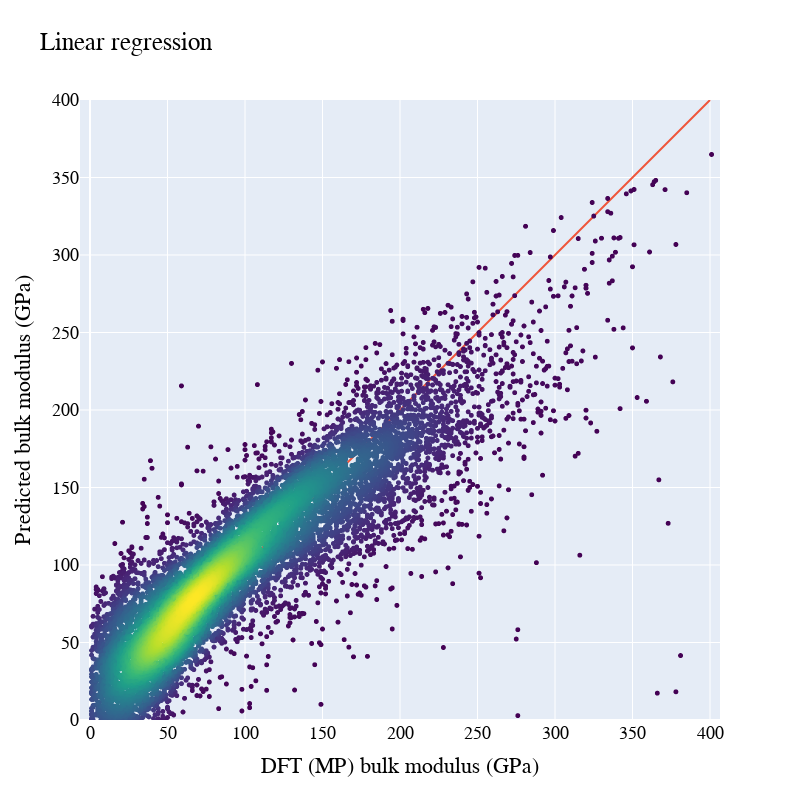

Notebook code cell kept with this figure:
### Markdown cell above
## 2.4 Scatter density plot the results with Plotly and kernel density estimate¶

### Code cell
import plotly.graph_objects as PlotlyFig
from scipy import stats

# a line to represent a perfect model with 1:1 prediction
xy_params = {'x_col': [0, 400],
             'y_col': [0, 400],
             'color': 'black',
             'mode': 'lines',
             'legend': None,
             'text': None,
             'size': None}

xx=y
yy=lr.predict(X)

# Calculate the point density
kde = stats.gaussian_kde([xx,yy])
zz = kde([xx,yy])

# Sort the points by density, so that the densest points are plotted last
idx = zz.argsort()
xx, yy, z = xx[idx], yy[idx], zz[idx]

fig = PlotlyFig.Figure(data=PlotlyFig.Scattergl(
    x=xx,
    y=yy,
    mode='markers',
    marker=dict(
        size=5,
        color=z, #set color equal to a variable
        colorscale='Viridis', # one of plotly colorscales
    ),
    text=df['pretty_formula']
))

fig.update_layout(xaxis_title='DFT (MP) bulk modulus (GPa)',
                  yaxis_title='Predicted bulk modulus (GPa)',
                  title='Linear regression',
                  width=800,
                  height=800,
                  font=dict(family="Helvetica",
                            size=18, color="black")
    )

fig.update_yaxes(scaleanchor="x")

fig.add_trace(PlotlyFig.Scatter(x=[0,400], y=[0,400],
                    mode='lines'))

fig.update_layout(xaxis=dict(range=[0, 400]),
                  yaxis=dict(range=[0, 400]),
                  showlegend=False)

fig.show()

### Figure 1 — Plotly figure (JSON) as saved in the notebook; plotly's stock layout.template omitted (floating-point values rounded to 4 significant figures; data arrays with more than 128 entries replaced by an {"elided": "..."} marker saying what was removed)
{"data": [{"marker": {"color": {"elided": "10737 float values"}, "colorscale": [[0, "#440154"], [0.1111, "#482878"], [0.2222, "#3e4989"], [0.3333, "#31688e"], [0.4444, "#26828e"], [0.5556, "#1f9e89"], [0.6667, "#35b779"], [0.7778, "#6ece58"], [0.8889, "#b5de2b"], [1, "#fde725"]], "size": 5}, "mode": "markers", "text": {"elided": "10737 str values"}, "type": "scattergl", "x": {"elided": "10737 int values"}, "y": {"elided": "10737 float values"}}, {"mode": "lines", "type": "scatter", "x": [0, 400], "y": [0, 400]}], "layout": {"font": {"color": "black", "family": "Helvetica", "size": 18}, "height": 800, "showlegend": false, "title": {"text": "Linear regression"}, "width": 800, "xaxis": {"domain": [0, 1], "range": [-6.452, 406.5], "title": {"text": "DFT (MP) bulk modulus (GPa)"}, "type": "linear"}, "yaxis": {"domain": [0, 1], "range": [0, 400], "scaleanchor": "x", "title": {"text": "Predicted bulk modulus (GPa)"}, "type": "linear"}}}
